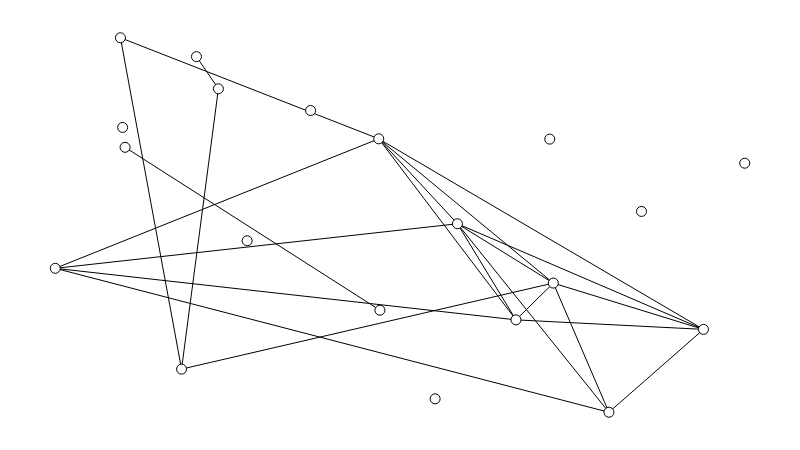
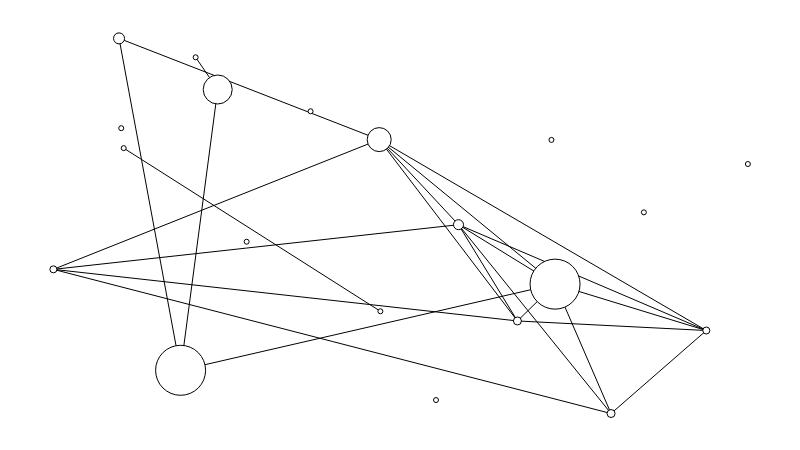
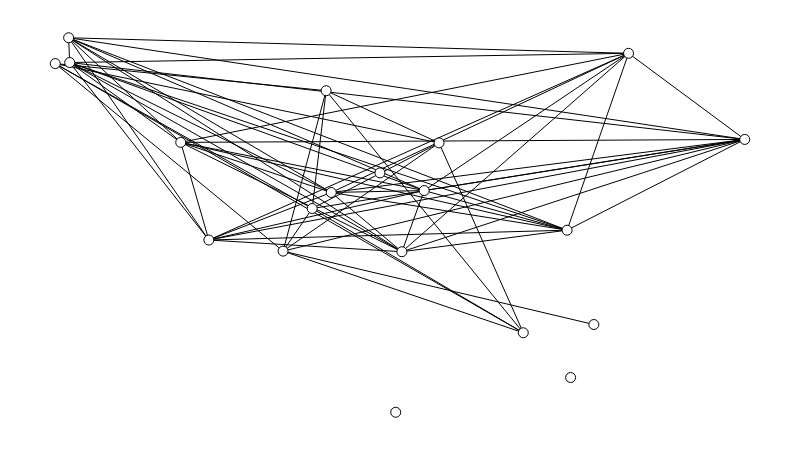
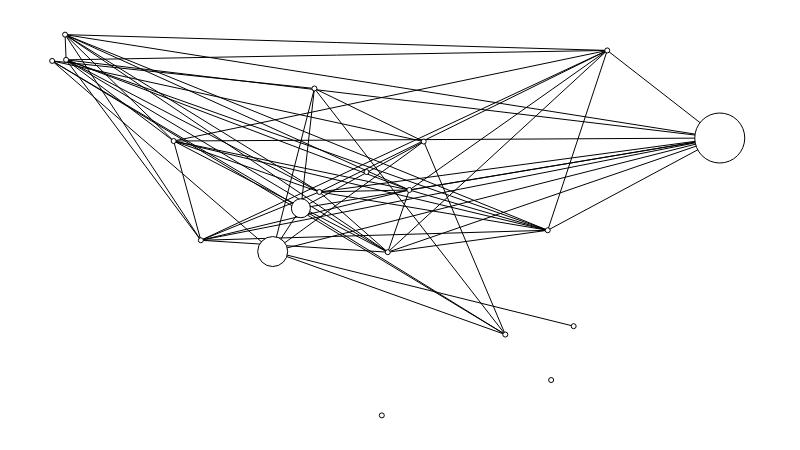

The notebook cell saved with these charts, in order:
### Code cell
import http.client
import networkx as nx
import freeman as fm
from json import loads
from scipy import stats
from unidecode import unidecode

# https://api.rawg.io/docs/#operation/games_list
#
# Objetivo deste código: nós são artistas e arestas são baseadas
# na API de "related artists". Como não há tempo de baixar todos
# os artistas do Spotify inteiro, partimos de uma "raiz" inicial
# e fazemos uma "bola de neve" a partir dessa raiz com recursão.
# Ou seja, pegamos a raiz (0 níveis), os vizinhos da raiz (1 nível),
# os vizinhos dos vizinhos da raiz (2 níveis) e assim em diante.


# game_nodes = {
#     id: {name: name, list: [l]},
#     id: {name: name, list: [l]},
#     id: {name: name, list: [l]}
# }

# game_edges = {
#     id: { 
#           l : peso,
#           l : peso,
#         },
#     id: { 
#           l : peso,
#           l : peso,
#         },
#     id: { 
#           l : peso,
#           l : peso,
#         },
# }

def get_rawg_api_endpoint(endpoint, conn, h) -> str:
    conn.request("GET", endpoint, headers=h)
    return loads(conn.getresponse().read())

def rawg_api_connection() -> None:
    conn = http.client.HTTPSConnection("rawg-video-games-database.p.rapidapi.com")
    headers = {
        'x-rapidapi-host': "rawg-video-games-database.p.rapidapi.com",
        'x-rapidapi-key': "c665cc5f66mshee40894946e0d28p1c5de7jsn49fab80d50ae"
        }

    return conn, headers

def gen_game_nodes(game_nodes, data, network_type) -> None:
    for game in data["results"]:
        l = []

        if network_type == 1:
            for game_tag in game["tags"]: l += [game_tag["slug"]]

        if network_type == 2:
            if game["platforms"] != None:
                for game_platform in game["platforms"]: l += [game_platform["platform"]["slug"]]
        
        # deixar vazio se platform == null?
        game_nodes[game["id"]] = { "name" : game["slug"], "list" : l }

def gen_game_edges(game_nodes, game_edges) -> None:
    for game1 in game_nodes:
        targets = {}
        
        for game2 in game_nodes:
            if game1 != game2:
                for e in game_nodes[game1]["list"]:
                    if e in game_nodes[game2]["list"] and game2 in game_edges and game1 not in game_edges[game2]:
                        if game2 in targets:
                            targets[game2] += 1
                        else: 
                            targets[game2] = 0 
        
        game_edges[game1] = targets

def build_gml(game_nodes, game_edges, network) -> None:

    with open(network, 'w') as file:
        file.write('graph [\n')
        file.write('  directed 0\n')

        for n in game_nodes.keys():
            file.write('  node [\n')
            file.write('    id {}\n'.format(n))
            file.write('    name "{}"\n'.format(unidecode(game_nodes[n]["name"])))
            file.write('  ]\n')

        for n in game_edges.keys():
            for m in game_edges[n].keys():
                file.write('  edge [\n')
                file.write('    source {}\n'.format(n))
                file.write('    target {}\n'.format(m))
                file.write('    weight {}\n'.format(game_edges[n][m]))
                file.write('  ]\n')

        file.write(']\n')

def network_nx(network):  

    g = fm.load(network)
    g.label_nodes('name')
    g.set_all_nodes(size=10, labpos='hover')
    g.draw()
    return g

def betweeness_network(network):
    bc = nx.betweenness_centrality(network)
    network.scale_nodes_size(bc)
    network.draw()

def gen_x_y(data, x, y):
    for game in data["results"]:
        l = []
        for game_tag in game["tags"]: l += [game_tag["slug"]]
        x += [l]
        y += [game["rating"] * game["ratings_count"]]

def main() -> None:
    print("-------------------------------------------")

    # A. obter os dados (chamadas de API, parsing de CSV, etc.);
    
    # !: maximo de 20 jogos, talvez tenha que ser feito um for para pegar mais jogos.
    rawg_connection, rawg_headers = rawg_api_connection()
    rawg_data = get_rawg_api_endpoint(endpoint = "/games?dates=2015-01-01,2015-01-01", conn = rawg_connection, h = rawg_headers)
    
    # Rede 1: Nos: jogos; Arestas: jogos que compartilham a mesma categoria.
    # B. construir a rede (escrever GML, carregar na NetworkX);
    print("REDE 1")
    print("Nós: jogos;")
    print("Arestas: jogos que compartilham a mesma categoria;")
     
    game_nodes = {}
    game_edges = {}

    gen_game_nodes(game_nodes, rawg_data, 1)
    gen_game_edges(game_nodes, game_edges)
    build_gml(game_nodes, game_edges, 'rede1.gml')
    
    g = network_nx('rede1.gml')

    # C. calcular as métricas (chamar as funções vistas em aula ou outras);
    betweeness_network(g)

    # Rede 2: Nos: jogos; Arestas: jogos que compartilham a mesma plataforma de jogo.
    # B. construir a rede (escrever GML, carregar na NetworkX);
    print("REDE 2")
    print("Nós: jogos;")
    print("Arestas: jogos que compartilham a mesma plataforma de jogo;")
     
    game_nodes = {}
    game_edges = {}

    gen_game_nodes(game_nodes, rawg_data, 2)
    gen_game_edges(game_nodes, game_edges)
    build_gml(game_nodes, game_edges, 'rede2.gml')
    
    g = network_nx('rede2.gml')

    # C. calcular as métricas (chamar as funções vistas em aula ou outras);
    betweeness_network(g)

    # Rede 3: Nos: jogos; Arestas: jogos que compartilham mesma faixa de preco.
    # Nao foi achado dados sobre o preco dos jogos nas diferentes plataformas na api.

    # D. fazer os testes de hipótese (regressão, teste-t, etc.).
    x_tag = []
    y_rv = []
    gen_x_y(rawg_data, x_tag, y_rv)
    t2, p2 = stats.ttest_ind(x_tag, y_rv)
    print("t = " + str(t2))
    print("p = " + str(p2))

if __name__ == "__main__":
    main()

### Figure 1 — Plotly figure (JSON) as saved in the notebook; plotly's stock layout.template omitted (floating-point values rounded to 4 significant figures)
{"data": [{"hoverinfo": "none", "line": {"color": "rgb(127, 127, 127)", "dash": "solid", "width": 0}, "mode": "lines", "type": "scatter", "x": [0.5067, 0.5067, null, 0, 1, null], "y": [0, 1, null, 0.5063, 0.5063, null]}, {"hoverinfo": "none", "line": {"color": "rgb(0, 0, 0)", "dash": "solid", "width": 1}, "mode": "lines", "type": "scatter", "x": [0.1013, 0.4709, null, 0.6682, 0, null, 0.6682, 0.5833, null, 0.6682, 0.4691, null, 0.6682, 0.9401, null, 0.6682, 0.7224, null, 0, 0.803, null, 0, 0.5833, null, 0, 0.4691, null, 0.2048, 0.2366, null, 0.803, 0.5833, null, 0.803, 0.9401, null, 0.803, 0.7224, null, 0.5833, 0.4691, null, 0.5833, 0.9401, null, 0.5833, 0.7224, null, 0.4691, 0.9401, null, 0.4691, 0.7224, null, 0.4691, 0.09456, null, 0.9401, 0.7224, null, 0.7224, 0.1832, null, 0.2366, 0.1832, null, 0.1832, 0.09456, null], "y": [0.7074, 0.2725, null, 0.2467, 0.3843, null, 0.2467, 0.5033, null, 0.2467, 0.7301, null, 0.2467, 0.2212, null, 0.2467, 0.3449, null, 0.3843, 0, null, 0.3843, 0.5033, null, 0.3843, 0.7301, null, 0.9496, 0.8637, null, 0, 0.5033, null, 0, 0.2212, null, 0, 0.3449, null, 0.5033, 0.7301, null, 0.5033, 0.2212, null, 0.5033, 0.3449, null, 0.7301, 0.2212, null, 0.7301, 0.3449, null, 0.7301, 1, null, 0.2212, 0.3449, null, 0.3449, 0.1152, null, 0.8637, 0.1152, null, 0.1152, 1, null]}, {"hoverinfo": "text", "marker": {"color": "rgb(255, 255, 255)", "line": {"color": "rgb(0, 0, 0)", "width": 1}, "size": 10, "symbol": "circle"}, "mode": "markers", "text": ["fake-colours", "dimmdrive-gaming-ramdrive-10000-mbs", "my-talking-angela", "wrc-the-official-game", "i-wanna-be-the-co-op", "perfect-glowing-bodies", "funeral", "tanktrouble-mobile-mayhem", "mlg-bouncing-simulator-2015", "extreme-motor-bike-ride-simulator-3d-steer-the-mot", "ice-age-avalanche", "best-casino-social-slots-fun", "brutal-donut", "pengu-the-flying-penguin-unforgettable-chilly-adve", "fruits-pair-festival-january", "lunar-lander-relaunched", "no-idea-for-name", "armageddon-itch-4xisblack", "jashanoid", "death-duel-itch"], "textfont": {"color": "rgb(0, 0, 0)"}, "textposition": "middle center", "type": "scatter", "x": [0.1013, 0.4709, 0.6682, 0, 0.09772, 0.2048, 1, 0.803, 0.3703, 0.5833, 0.8502, 0.4691, 0.9401, 0.7224, 0.7172, 0.2783, 0.5509, 0.2366, 0.1832, 0.09456], "y": [0.7074, 0.2725, 0.2467, 0.3843, 0.7605, 0.9496, 0.665, 0, 0.8056, 0.5033, 0.5362, 0.7301, 0.2212, 0.3449, 0.7294, 0.4579, 0.03583, 0.8637, 0.1152, 1]}, {"hoverinfo": "none", "mode": "text", "text": [], "textfont": {"color": "rgb(255, 255, 255)"}, "textposition": "middle center", "type": "scatter", "x": [], "y": []}, {"hoverinfo": "none", "mode": "text", "text": [null, null, null, null, null, null, null, null, null, null, null, null, null, null, null, null, null, null, null, null], "textfont": {"color": "rgb(0, 0, 0)"}, "textposition": "middle center", "type": "scatter", "x": [0.1013, 0.4709, 0.6682, 0, 0.09772, 0.2048, 1, 0.803, 0.3703, 0.5833, 0.8502, 0.4691, 0.9401, 0.7224, 0.7172, 0.2783, 0.5509, 0.2366, 0.1832, 0.09456], "y": [0.7074, 0.2725, 0.2467, 0.3843, 0.7605, 0.9496, 0.665, 0, 0.8056, 0.5033, 0.5362, 0.7301, 0.2212, 0.3449, 0.7294, 0.4579, 0.03583, 0.8637, 0.1152, 1]}, {"hoverinfo": "none", "mode": "text", "text": [null, null, null, null, null, null, null, null, null, null, null, null, null, null, null, null, null, null, null, null, null, null, null], "textfont": {"color": "rgb(0, 0, 0)"}, "textposition": "middle center", "type": "scatter", "x": [0.2938, 0.3325, 0.6135, 0.5572, 0.8049, 0.6852, 0.4051, 0.2901, 0.2292, 0.2326, 0.6819, 0.8621, 0.7495, 0.5157, 0.7674, 0.6604, 0.712, 0.6049, 0.2766, 0.827, 0.456, 0.2242, 0.1247], "y": [0.512, 0.2894, 0.3614, 0.4726, 0.2602, 0.3144, 0.2175, 0.4699, 0.5815, 0.9214, 0.2353, 0.1303, 0.1621, 0.599, 0.3864, 0.4464, 0.4983, 0.5577, 0.8407, 0.258, 0.2044, 0.4861, 0.5529]}, {"hoverinfo": "none", "marker": {"color": "rgba(255, 255, 255, 0)", "line": {"color": "rgba(255, 255, 255, 0)", "width": 0}, "size": 0, "symbol": "circle"}, "mode": "markers", "type": "scatter", "x": [0.5, 0, 1, 0.5], "y": [0, 0.5, 0.5, 1]}], "layout": {"height": 450, "hovermode": "closest", "margin": {"b": 10, "l": 10, "r": 10, "t": 10}, "plot_bgcolor": "rgb(255, 255, 255)", "showlegend": false, "width": 800, "xaxis": {"showgrid": false, "showticklabels": false, "zeroline": false}, "yaxis": {"showgrid": false, "showticklabels": false, "zeroline": false}}}

### Figure 2 — Plotly figure (JSON) as saved in the notebook; plotly's stock layout.template omitted (floating-point values rounded to 4 significant figures)
{"data": [{"hoverinfo": "none", "line": {"color": "rgb(127, 127, 127)", "dash": "solid", "width": 0}, "mode": "lines", "type": "scatter", "x": [0.5067, 0.5067, null, 0, 1, null], "y": [0, 1, null, 0.5063, 0.5063, null]}, {"hoverinfo": "none", "line": {"color": "rgb(0, 0, 0)", "dash": "solid", "width": 1}, "mode": "lines", "type": "scatter", "x": [0.1013, 0.4709, null, 0.6682, 0, null, 0.6682, 0.5833, null, 0.6682, 0.4691, null, 0.6682, 0.9401, null, 0.6682, 0.7224, null, 0, 0.803, null, 0, 0.5833, null, 0, 0.4691, null, 0.2048, 0.2366, null, 0.803, 0.5833, null, 0.803, 0.9401, null, 0.803, 0.7224, null, 0.5833, 0.4691, null, 0.5833, 0.9401, null, 0.5833, 0.7224, null, 0.4691, 0.9401, null, 0.4691, 0.7224, null, 0.4691, 0.09456, null, 0.9401, 0.7224, null, 0.7224, 0.1832, null, 0.2366, 0.1832, null, 0.1832, 0.09456, null], "y": [0.7074, 0.2725, null, 0.2467, 0.3843, null, 0.2467, 0.5033, null, 0.2467, 0.7301, null, 0.2467, 0.2212, null, 0.2467, 0.3449, null, 0.3843, 0, null, 0.3843, 0.5033, null, 0.3843, 0.7301, null, 0.9496, 0.8637, null, 0, 0.5033, null, 0, 0.2212, null, 0, 0.3449, null, 0.5033, 0.7301, null, 0.5033, 0.2212, null, 0.5033, 0.3449, null, 0.7301, 0.2212, null, 0.7301, 0.3449, null, 0.7301, 1, null, 0.2212, 0.3449, null, 0.3449, 0.1152, null, 0.8637, 0.1152, null, 0.1152, 1, null]}, {"hoverinfo": "text", "marker": {"color": "rgb(255, 255, 255)", "line": {"color": "rgb(0, 0, 0)", "width": 1}, "size": 5, "symbol": "circle"}, "mode": "markers", "text": ["fake-colours", "dimmdrive-gaming-ramdrive-10000-mbs", "i-wanna-be-the-co-op", "perfect-glowing-bodies", "funeral", "mlg-bouncing-simulator-2015", "ice-age-avalanche", "fruits-pair-festival-january", "lunar-lander-relaunched", "no-idea-for-name"], "textfont": {"color": "rgb(0, 0, 0)"}, "textposition": "middle center", "type": "scatter", "x": [0.1013, 0.4709, 0.09772, 0.2048, 1, 0.3703, 0.8502, 0.7172, 0.2783, 0.5509], "y": [0.7074, 0.2725, 0.7605, 0.9496, 0.665, 0.8056, 0.5362, 0.7294, 0.4579, 0.03583]}, {"hoverinfo": "text", "marker": {"color": "rgb(255, 255, 255)", "line": {"color": "rgb(0, 0, 0)", "width": 1}, "size": 8, "symbol": "circle"}, "mode": "markers", "text": ["my-talking-angela", "tanktrouble-mobile-mayhem"], "textfont": {"color": "rgb(0, 0, 0)"}, "textposition": "middle center", "type": "scatter", "x": [0.6682, 0.803], "y": [0.2467, 0]}, {"hoverinfo": "text", "marker": {"color": "rgb(255, 255, 255)", "line": {"color": "rgb(0, 0, 0)", "width": 1}, "size": 7, "symbol": "circle"}, "mode": "markers", "text": ["wrc-the-official-game", "brutal-donut"], "textfont": {"color": "rgb(0, 0, 0)"}, "textposition": "middle center", "type": "scatter", "x": [0, 0.9401], "y": [0.3843, 0.2212]}, {"hoverinfo": "text", "marker": {"color": "rgb(255, 255, 255)", "line": {"color": "rgb(0, 0, 0)", "width": 1}, "size": 10, "symbol": "circle"}, "mode": "markers", "text": ["extreme-motor-bike-ride-simulator-3d-steer-the-mot"], "textfont": {"color": "rgb(0, 0, 0)"}, "textposition": "middle center", "type": "scatter", "x": [0.5833], "y": [0.5033]}, {"hoverinfo": "text", "marker": {"color": "rgb(255, 255, 255)", "line": {"color": "rgb(0, 0, 0)", "width": 1}, "size": 24, "symbol": "circle"}, "mode": "markers", "text": ["best-casino-social-slots-fun"], "textfont": {"color": "rgb(0, 0, 0)"}, "textposition": "middle center", "type": "scatter", "x": [0.4691], "y": [0.7301]}, {"hoverinfo": "text", "marker": {"color": "rgb(255, 255, 255)", "line": {"color": "rgb(0, 0, 0)", "width": 1}, "size": 50, "symbol": "circle"}, "mode": "markers", "text": ["pengu-the-flying-penguin-unforgettable-chilly-adve", "jashanoid"], "textfont": {"color": "rgb(0, 0, 0)"}, "textposition": "middle center", "type": "scatter", "x": [0.7224, 0.1832], "y": [0.3449, 0.1152]}, {"hoverinfo": "text", "marker": {"color": "rgb(255, 255, 255)", "line": {"color": "rgb(0, 0, 0)", "width": 1}, "size": 29, "symbol": "circle"}, "mode": "markers", "text": ["armageddon-itch-4xisblack"], "textfont": {"color": "rgb(0, 0, 0)"}, "textposition": "middle center", "type": "scatter", "x": [0.2366], "y": [0.8637]}, {"hoverinfo": "text", "marker": {"color": "rgb(255, 255, 255)", "line": {"color": "rgb(0, 0, 0)", "width": 1}, "size": 11, "symbol": "circle"}, "mode": "markers", "text": ["death-duel-itch"], "textfont": {"color": "rgb(0, 0, 0)"}, "textposition": "middle center", "type": "scatter", "x": [0.09456], "y": [1]}, {"hoverinfo": "none", "mode": "text", "text": [], "textfont": {"color": "rgb(255, 255, 255)"}, "textposition": "middle center", "type": "scatter", "x": [], "y": []}, {"hoverinfo": "none", "mode": "text", "text": [null, null, null, null, null, null, null, null, null, null, null, null, null, null, null, null, null, null, null, null], "textfont": {"color": "rgb(0, 0, 0)"}, "textposition": "middle center", "type": "scatter", "x": [0.1013, 0.4709, 0.6682, 0, 0.09772, 0.2048, 1, 0.803, 0.3703, 0.5833, 0.8502, 0.4691, 0.9401, 0.7224, 0.7172, 0.2783, 0.5509, 0.2366, 0.1832, 0.09456], "y": [0.7074, 0.2725, 0.2467, 0.3843, 0.7605, 0.9496, 0.665, 0, 0.8056, 0.5033, 0.5362, 0.7301, 0.2212, 0.3449, 0.7294, 0.4579, 0.03583, 0.8637, 0.1152, 1]}, {"hoverinfo": "none", "mode": "text", "text": [null, null, null, null, null, null, null, null, null, null, null, null, null, null, null, null, null, null, null, null, null, null, null], "textfont": {"color": "rgb(0, 0, 0)"}, "textposition": "middle center", "type": "scatter", "x": [0.2938, 0.3325, 0.6135, 0.5572, 0.8049, 0.6852, 0.4051, 0.2901, 0.2292, 0.2326, 0.6819, 0.8621, 0.7495, 0.5157, 0.7674, 0.6604, 0.712, 0.6049, 0.2766, 0.827, 0.456, 0.2242, 0.1247], "y": [0.512, 0.2894, 0.3614, 0.4726, 0.2602, 0.3144, 0.2175, 0.4699, 0.5815, 0.9214, 0.2353, 0.1303, 0.1621, 0.599, 0.3864, 0.4464, 0.4983, 0.5577, 0.8407, 0.258, 0.2044, 0.4861, 0.5529]}, {"hoverinfo": "none", "marker": {"color": "rgba(255, 255, 255, 0)", "line": {"color": "rgba(255, 255, 255, 0)", "width": 0}, "size": 0, "symbol": "circle"}, "mode": "markers", "type": "scatter", "x": [0.5, 0, 1, 0.5], "y": [0, 0.5, 0.5, 1]}], "layout": {"height": 450, "hovermode": "closest", "margin": {"b": 10, "l": 10, "r": 10, "t": 10}, "plot_bgcolor": "rgb(255, 255, 255)", "showlegend": false, "width": 800, "xaxis": {"showgrid": false, "showticklabels": false, "zeroline": false}, "yaxis": {"showgrid": false, "showticklabels": false, "zeroline": false}}}

### Figure 3 — Plotly figure (JSON) as saved in the notebook; plotly's stock layout.template omitted (floating-point values rounded to 4 significant figures; data arrays with more than 128 entries replaced by an {"elided": "..."} marker saying what was removed)
{"data": [{"hoverinfo": "none", "line": {"color": "rgb(127, 127, 127)", "dash": "solid", "width": 0}, "mode": "lines", "type": "scatter", "x": [0.5463, 0.5463, null, 0, 1, null], "y": [0, 1, null, 0.361, 0.361, null]}, {"hoverinfo": "none", "line": {"color": "rgb(0, 0, 0)", "dash": "solid", "width": 1}, "mode": "lines", "type": "scatter", "x": {"elided": "189 float values"}, "y": {"elided": "189 float values"}}, {"hoverinfo": "text", "marker": {"color": "rgb(255, 255, 255)", "line": {"color": "rgb(0, 0, 0)", "width": 1}, "size": 10, "symbol": "circle"}, "mode": "markers", "text": ["fake-colours", "dimmdrive-gaming-ramdrive-10000-mbs", "my-talking-angela", "wrc-the-official-game", "i-wanna-be-the-co-op", "perfect-glowing-bodies", "funeral", "tanktrouble-mobile-mayhem", "mlg-bouncing-simulator-2015", "extreme-motor-bike-ride-simulator-3d-steer-the-mot", "ice-age-avalanche", "best-casino-social-slots-fun", "brutal-donut", "pengu-the-flying-penguin-unforgettable-chilly-adve", "fruits-pair-festival-january", "lunar-lander-relaunched", "no-idea-for-name", "armageddon-itch-4xisblack", "jashanoid", "death-duel-itch"], "textfont": {"color": "rgb(0, 0, 0)"}, "textposition": "middle center", "type": "scatter", "x": [0.3727, 0.6788, 0.4003, 0.02093, 0.3304, 0.5566, 0.4938, 0.182, 0, 0.2228, 0.01941, 0.7423, 0.8315, 0.5028, 0.535, 1, 0.7474, 0.7812, 0.3929, 0.4709], "y": [0.544, 0.2123, 0.5868, 0.9338, 0.4303, 0.7192, 0, 0.7206, 0.931, 0.4599, 1, 0.4862, 0.9585, 0.4286, 0.592, 0.7285, 0.09278, 0.2343, 0.8585, 0.6392]}, {"hoverinfo": "none", "mode": "text", "text": [], "textfont": {"color": "rgb(255, 255, 255)"}, "textposition": "middle center", "type": "scatter", "x": [], "y": []}, {"hoverinfo": "none", "mode": "text", "text": [null, null, null, null, null, null, null, null, null, null, null, null, null, null, null, null, null, null, null, null], "textfont": {"color": "rgb(0, 0, 0)"}, "textposition": "middle center", "type": "scatter", "x": [0.3727, 0.6788, 0.4003, 0.02093, 0.3304, 0.5566, 0.4938, 0.182, 0, 0.2228, 0.01941, 0.7423, 0.8315, 0.5028, 0.535, 1, 0.7474, 0.7812, 0.3929, 0.4709], "y": [0.544, 0.2123, 0.5868, 0.9338, 0.4303, 0.7192, 0, 0.7206, 0.931, 0.4599, 1, 0.4862, 0.9585, 0.4286, 0.592, 0.7285, 0.09278, 0.2343, 0.8585, 0.6392]}, {"hoverinfo": "none", "mode": "text", "text": [null, null, null, null, null, null, null, null, null, null, null, null, null, null, null, null, null, null, null, null, null, null, null, null, null, null, null, null, null, null, null, null, null, null, null, null, null, null, null, null, null, null, null, null, null, null, null, null, null, null, null, null, null, null, null, null, null, null, null, null, null, null, null], "textfont": {"color": "rgb(0, 0, 0)"}, "textposition": "middle center", "type": "scatter", "x": [0.5331, 0.3634, 0.458, 0.1792, 0.684, 0.3685, 0.4999, 0.6046, 0.3322, 0.5247, 0.2042, 0.2866, 0.3168, 0.2025, 0.5736, 0.6098, 0.4608, 0.4674, 0.6983, 0.1099, 0.1332, 0.005815, 0.3863, 0.426, 0.269, 0.2829, 0.5121, 0.4353, 0.156, 0.6618, 0.5591, 0.3477, 0.2754, 0.4687, 0.2162, 0.09086, 0.4654, 0.5039, 0.3488, 0.3613, 0.5909, 0.1979, 0.1092, 0.4821, 0.5212, 0.3636, 0.3757, 0.6087, 0.3861, 0.4259, 0.2689, 0.2829, 0.5119, 0.7733, 0.6244, 0.6348, 0.8646, 0.6766, 0.6913, 0.9243, 0.5054, 0.7469, 0.7652], "y": [0.4007, 0.4724, 0.6549, 0.7147, 0.6621, 0.7043, 0.2964, 0.4552, 0.5489, 0.5189, 0.7368, 0.6288, 0.4989, 0.7708, 0.5624, 0.7964, 0.5278, 0.6156, 0.6837, 0.8485, 0.713, 0.9658, 0.7348, 0.9724, 0.704, 0.7875, 0.8572, 0.5963, 0.6604, 0.6049, 0.3578, 0.6512, 0.7994, 0.7651, 0.5974, 0.8412, 0.629, 0.8653, 0.5981, 0.682, 0.7508, 0.9209, 0.7151, 0.4992, 0.7331, 0.4704, 0.5515, 0.62, 0.7675, 1.005, 0.7363, 0.8201, 0.8902, 0.7309, 0.4314, 0.5138, 0.6307, 0.6739, 0.7535, 0.8645, 0.5192, 0.6035, 0.6861]}, {"hoverinfo": "none", "marker": {"color": "rgba(255, 255, 255, 0)", "line": {"color": "rgba(255, 255, 255, 0)", "width": 0}, "size": 0, "symbol": "circle"}, "mode": "markers", "type": "scatter", "x": [0.5, 0, 1, 0.5], "y": [0, 0.5, 0.5, 1]}], "layout": {"height": 450, "hovermode": "closest", "margin": {"b": 10, "l": 10, "r": 10, "t": 10}, "plot_bgcolor": "rgb(255, 255, 255)", "showlegend": false, "width": 800, "xaxis": {"showgrid": false, "showticklabels": false, "zeroline": false}, "yaxis": {"showgrid": false, "showticklabels": false, "zeroline": false}}}

### Figure 4 — Plotly figure (JSON) as saved in the notebook; plotly's stock layout.template omitted (floating-point values rounded to 4 significant figures; data arrays with more than 128 entries replaced by an {"elided": "..."} marker saying what was removed)
{"data": [{"hoverinfo": "none", "line": {"color": "rgb(127, 127, 127)", "dash": "solid", "width": 0}, "mode": "lines", "type": "scatter", "x": [0.5463, 0.5463, null, 0, 1, null], "y": [0, 1, null, 0.361, 0.361, null]}, {"hoverinfo": "none", "line": {"color": "rgb(0, 0, 0)", "dash": "solid", "width": 1}, "mode": "lines", "type": "scatter", "x": {"elided": "189 float values"}, "y": {"elided": "189 float values"}}, {"hoverinfo": "text", "marker": {"color": "rgb(255, 255, 255)", "line": {"color": "rgb(0, 0, 0)", "width": 1}, "size": 19, "symbol": "circle"}, "mode": "markers", "text": ["fake-colours"], "textfont": {"color": "rgb(0, 0, 0)"}, "textposition": "middle center", "type": "scatter", "x": [0.3727], "y": [0.544]}, {"hoverinfo": "text", "marker": {"color": "rgb(255, 255, 255)", "line": {"color": "rgb(0, 0, 0)", "width": 1}, "size": 5, "symbol": "circle"}, "mode": "markers", "text": ["dimmdrive-gaming-ramdrive-10000-mbs", "my-talking-angela", "wrc-the-official-game", "perfect-glowing-bodies", "funeral", "tanktrouble-mobile-mayhem", "mlg-bouncing-simulator-2015", "extreme-motor-bike-ride-simulator-3d-steer-the-mot", "ice-age-avalanche", "best-casino-social-slots-fun", "brutal-donut", "pengu-the-flying-penguin-unforgettable-chilly-adve", "fruits-pair-festival-january", "no-idea-for-name", "armageddon-itch-4xisblack", "jashanoid", "death-duel-itch"], "textfont": {"color": "rgb(0, 0, 0)"}, "textposition": "middle center", "type": "scatter", "x": [0.6788, 0.4003, 0.02093, 0.5566, 0.4938, 0.182, 0, 0.2228, 0.01941, 0.7423, 0.8315, 0.5028, 0.535, 0.7474, 0.7812, 0.3929, 0.4709], "y": [0.2123, 0.5868, 0.9338, 0.7192, 0, 0.7206, 0.931, 0.4599, 1, 0.4862, 0.9585, 0.4286, 0.592, 0.09278, 0.2343, 0.8585, 0.6392]}, {"hoverinfo": "text", "marker": {"color": "rgb(255, 255, 255)", "line": {"color": "rgb(0, 0, 0)", "width": 1}, "size": 30, "symbol": "circle"}, "mode": "markers", "text": ["i-wanna-be-the-co-op"], "textfont": {"color": "rgb(0, 0, 0)"}, "textposition": "middle center", "type": "scatter", "x": [0.3304], "y": [0.4303]}, {"hoverinfo": "text", "marker": {"color": "rgb(255, 255, 255)", "line": {"color": "rgb(0, 0, 0)", "width": 1}, "size": 50, "symbol": "circle"}, "mode": "markers", "text": ["lunar-lander-relaunched"], "textfont": {"color": "rgb(0, 0, 0)"}, "textposition": "middle center", "type": "scatter", "x": [1], "y": [0.7285]}, {"hoverinfo": "none", "mode": "text", "text": [], "textfont": {"color": "rgb(255, 255, 255)"}, "textposition": "middle center", "type": "scatter", "x": [], "y": []}, {"hoverinfo": "none", "mode": "text", "text": [null, null, null, null, null, null, null, null, null, null, null, null, null, null, null, null, null, null, null, null], "textfont": {"color": "rgb(0, 0, 0)"}, "textposition": "middle center", "type": "scatter", "x": [0.3727, 0.6788, 0.4003, 0.02093, 0.3304, 0.5566, 0.4938, 0.182, 0, 0.2228, 0.01941, 0.7423, 0.8315, 0.5028, 0.535, 1, 0.7474, 0.7812, 0.3929, 0.4709], "y": [0.544, 0.2123, 0.5868, 0.9338, 0.4303, 0.7192, 0, 0.7206, 0.931, 0.4599, 1, 0.4862, 0.9585, 0.4286, 0.592, 0.7285, 0.09278, 0.2343, 0.8585, 0.6392]}, {"hoverinfo": "none", "mode": "text", "text": [null, null, null, null, null, null, null, null, null, null, null, null, null, null, null, null, null, null, null, null, null, null, null, null, null, null, null, null, null, null, null, null, null, null, null, null, null, null, null, null, null, null, null, null, null, null, null, null, null, null, null, null, null, null, null, null, null, null, null, null, null, null, null], "textfont": {"color": "rgb(0, 0, 0)"}, "textposition": "middle center", "type": "scatter", "x": [0.5331, 0.3634, 0.458, 0.1792, 0.684, 0.3685, 0.4999, 0.6046, 0.3322, 0.5247, 0.2042, 0.2866, 0.3168, 0.2025, 0.5736, 0.6098, 0.4608, 0.4674, 0.6983, 0.1099, 0.1332, 0.005815, 0.3863, 0.426, 0.269, 0.2829, 0.5121, 0.4353, 0.156, 0.6618, 0.5591, 0.3477, 0.2754, 0.4687, 0.2162, 0.09086, 0.4654, 0.5039, 0.3488, 0.3613, 0.5909, 0.1979, 0.1092, 0.4821, 0.5212, 0.3636, 0.3757, 0.6087, 0.3861, 0.4259, 0.2689, 0.2829, 0.5119, 0.7733, 0.6244, 0.6348, 0.8646, 0.6766, 0.6913, 0.9243, 0.5054, 0.7469, 0.7652], "y": [0.4007, 0.4724, 0.6549, 0.7147, 0.6621, 0.7043, 0.2964, 0.4552, 0.5489, 0.5189, 0.7368, 0.6288, 0.4989, 0.7708, 0.5624, 0.7964, 0.5278, 0.6156, 0.6837, 0.8485, 0.713, 0.9658, 0.7348, 0.9724, 0.704, 0.7875, 0.8572, 0.5963, 0.6604, 0.6049, 0.3578, 0.6512, 0.7994, 0.7651, 0.5974, 0.8412, 0.629, 0.8653, 0.5981, 0.682, 0.7508, 0.9209, 0.7151, 0.4992, 0.7331, 0.4704, 0.5515, 0.62, 0.7675, 1.005, 0.7363, 0.8201, 0.8902, 0.7309, 0.4314, 0.5138, 0.6307, 0.6739, 0.7535, 0.8645, 0.5192, 0.6035, 0.6861]}, {"hoverinfo": "none", "marker": {"color": "rgba(255, 255, 255, 0)", "line": {"color": "rgba(255, 255, 255, 0)", "width": 0}, "size": 0, "symbol": "circle"}, "mode": "markers", "type": "scatter", "x": [0.5, 0, 1, 0.5], "y": [0, 0.5, 0.5, 1]}], "layout": {"height": 450, "hovermode": "closest", "margin": {"b": 10, "l": 10, "r": 10, "t": 10}, "plot_bgcolor": "rgb(255, 255, 255)", "showlegend": false, "width": 800, "xaxis": {"showgrid": false, "showticklabels": false, "zeroline": false}, "yaxis": {"showgrid": false, "showticklabels": false, "zeroline": false}}}
